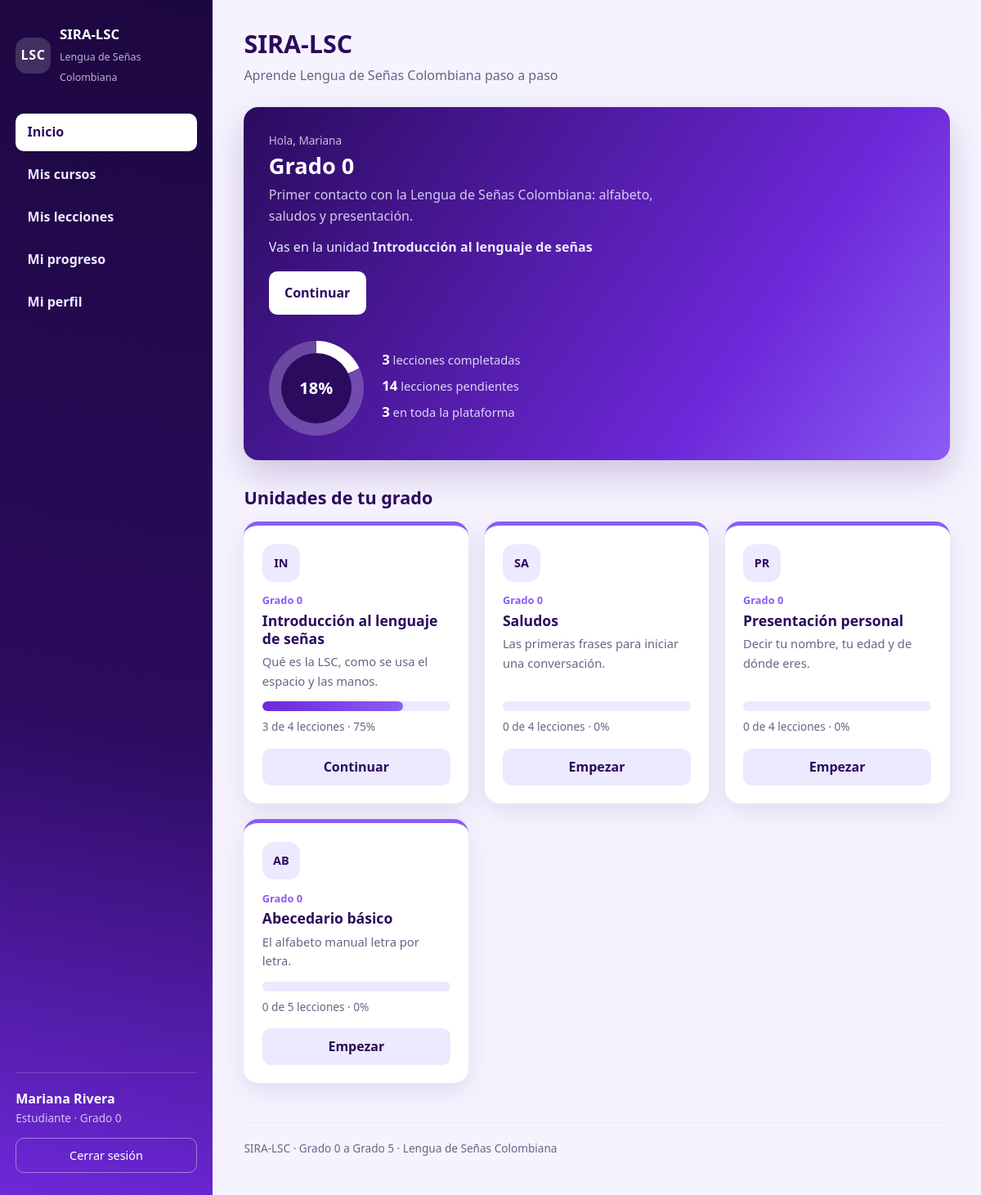
/index.php?ruta=estudiante/inicio (signed in), run on the app's committed database.
### tables this page shows
CREATE TABLE usuarios (
    id_usuario     INT AUTO_INCREMENT PRIMARY KEY,
    nombre         VARCHAR(80)  NOT NULL,
    apellido       VARCHAR(80)  NOT NULL,
    correo         VARCHAR(150) NOT NULL UNIQUE,
    usuario        VARCHAR(50)  NOT NULL UNIQUE,
    contrasena     VARCHAR(255) NOT NULL,
    rol            ENUM('estudiante','tutor','administrador') NOT NULL DEFAULT 'estudiante',
    id_grado       INT          NULL,
    activo         TINYINT(1)   NOT NULL DEFAULT 1,
    fecha_registro DATETIME     NOT NULL DEFAULT CURRENT_TIMESTAMP,
    CONSTRAINT fk_usuarios_grado
        FOREIGN KEY (id_grado) REFERENCES grados(id_grado)
        ON DELETE SET NULL ON UPDATE CASCADE
);

CREATE TABLE grados (
    id_grado    INT AUTO_INCREMENT PRIMARY KEY,
    nombre      VARCHAR(50)  NOT NULL,
    descripcion VARCHAR(255) NOT NULL,
    orden       INT          NOT NULL DEFAULT 0
);

CREATE TABLE cursos (
    id_curso    INT AUTO_INCREMENT PRIMARY KEY,
    id_grado    INT          NOT NULL,
    nombre      VARCHAR(120) NOT NULL,
    descripcion VARCHAR(255) NOT NULL,
    icono       VARCHAR(8)   NOT NULL DEFAULT 'LSC',
    orden       INT          NOT NULL DEFAULT 0,
    CONSTRAINT fk_cursos_grado
        FOREIGN KEY (id_grado) REFERENCES grados(id_grado)
        ON DELETE CASCADE ON UPDATE CASCADE
);

### config/funciones.php (called while the page is built, shortened)
<?php
function e($texto)
{
    return htmlspecialchars((string) $texto, ENT_QUOTES, 'UTF-8');
}
function url($ruta = 'inicio', $parametros = array())
{
    $destino = BASE_URL . 'index.php?ruta=' . urlencode($ruta);
    foreach ($parametros as $clave => $valor) {
        $destino .= '&' . urlencode($clave) . '=' . urlencode($valor);
    }
    return $destino;
}
function vista($archivo, $datos = array())
{
    extract($datos, EXTR_SKIP);
    require RUTA_BASE . '/views/' . $archivo . '.php';
}
function rolActual()
{
    return isset($_SESSION['rol']) ? $_SESSION['rol'] : null;
}
function panelDe($rol)
{
    switch ($rol) {
        default:              return 'estudiante/inicio';
    }
}
function nombreRol($rol)
{
    $nombres = array(
        'estudiante'    => 'Estudiante',
        'tutor'         => 'Tutor',
        'administrador' => 'Administrador',
    );
    return isset($nombres[$rol]) ? $nombres[$rol] : $rol;
}

### controllers/EstudianteController.php (called while the page is built, shortened)
<?php
class EstudianteController
{
    private $modeloUsuario;
    private $modeloProgreso;
    private $idUsuario;
    public function __construct()
    {
        $this->modeloUsuario  = new Usuario();
        $this->modeloProgreso = new Progreso();
        $this->idUsuario      = (int) $_SESSION['id_usuario'];
    }
    public function inicio()
    {
        $estudiante = $this->modeloUsuario->obtenerPorId($this->idUsuario);
        vista('estudiante/inicio', array(
            'estudiante'   => $estudiante,
            'resumenGrado' => $this->modeloProgreso->resumenGrado($this->idUsuario, $estudiante['id_grado']),
            'cursos'       => $this->modeloProgreso->resumenPorCursos($this->idUsuario, $estudiante['id_grado']),
            'cursoActual'  => $this->modeloProgreso->cursoActual($this->idUsuario, $estudiante['id_grado']),
            'totalGlobal'  => $this->modeloProgreso->totalCompletadas($this->idUsuario),
        ));
    }
}

### models/Usuario.php (called while the page is built, shortened)
<?php
class Usuario
{
    private $db;
    public function __construct()
    {
        $this->db = Database::conexion();
    }
    public function obtenerPorId($idUsuario)
    {
        $sentencia = $this->db->prepare(
            'SELECT u.id_usuario, u.nombre, u.apellido, u.correo, u.usuario, u.rol,
                    u.id_grado, u.activo, u.fecha_registro,
                    g.nombre AS grado, g.descripcion AS grado_descripcion, g.orden AS grado_orden
             FROM usuarios u
             LEFT JOIN grados g ON g.id_grado = u.id_grado
             WHERE u.id_usuario = ?'
        );
        $sentencia->execute(array((int) $idUsuario));
        $fila = $sentencia->fetch();
        return $fila ? $fila : null;
    }
}

### config/Database.php (called while the page is built, shortened)
<?php
class Database
{
    private static $pdo = null;
    public static function conexion()
    {
        if (self::$pdo === null) {
            $dsn = 'mysql:host=' . DB_HOST . ';dbname=' . DB_NOMBRE . ';charset=utf8mb4';
            try {
                self::$pdo = new PDO($dsn, DB_USUARIO, DB_CLAVE, array(
                    PDO::ATTR_ERRMODE            => PDO::ERRMODE_EXCEPTION,
                    PDO::ATTR_DEFAULT_FETCH_MODE => PDO::FETCH_ASSOC,
                    PDO::ATTR_EMULATE_PREPARES   => false,
                ));
            } catch (PDOException $e) {
                self::mostrarError($e->getMessage());
            }
        }
        return self::$pdo;
    }
}

### models/Progreso.php (called while the page is built, shortened)
<?php
class Progreso
{
    private $db;
    public function __construct()
    {
        $this->db = Database::conexion();
    }
    public function resumenPorCursos($idUsuario, $idGrado)
    {
        $sentencia = $this->db->prepare(
            'SELECT c.id_curso, c.nombre, c.descripcion, c.icono, c.orden,
                    COUNT(l.id_leccion) AS total,
                    COUNT(p.id_progreso) AS completadas
             FROM cursos c
             LEFT JOIN lecciones l ON l.id_curso = c.id_curso
             LEFT JOIN progreso p
                    ON p.id_leccion = l.id_leccion AND p.id_usuario = :id_usuario
             WHERE c.id_grado = :id_grado
             GROUP BY c.id_curso, c.nombre, c.descripcion, c.icono, c.orden
             ORDER BY c.orden ASC, c.id_curso ASC'
        );
        $sentencia->execute(array(
            ':id_usuario' => (int) $idUsuario,
            ':id_grado'   => (int) $idGrado,
        ));
        $cursos = $sentencia->fetchAll();
        foreach ($cursos as $indice => $curso) {
            $cursos[$indice] = array_merge($curso, $this->conPorcentaje($curso));
        }
        return $cursos;
    }
    public function cursoActual($idUsuario, $idGrado)
    {
        $cursos = $this->resumenPorCursos($idUsuario, $idGrado);
        foreach ($cursos as $curso) {
            if ($curso['porcentaje'] < 100) {
                return $curso;
            }
        }
        return count($cursos) ? $cursos[count($cursos) - 1] : null;
    }
    private function conPorcentaje($fila)
    {
        $total       = isset($fila['total']) ? (int) $fila['total'] : 0;
        $completadas = isset($fila['completadas']) ? (int) $fila['completadas'] : 0;
        return array(
            'total'       => $total,
            'completadas' => $completadas,
            'pendientes'  => max(0, $total - $completadas),
            'porcentaje'  => $total > 0 ? (int) round(($completadas / $total) * 100) : 0,
        );
    }
}

### views/estudiante/inicio.php (the view, shortened to what this page needs)
<?php
$activo = 'inicio';
require RUTA_BASE . '/views/layouts/header.php';
?>
<header class="titular">
    <h1>SIRA-LSC</h1>
    <p>Aprende Lengua de Señas Colombiana paso a paso</p>
</header>
<section class="panel-estudiante">
    <div class="panel-datos">
        <p class="etiqueta-suave">Hola, <?php echo e($estudiante['nombre']); ?></p>
        <h2><?php echo e($estudiante['grado']); ?></h2>
        <p class="texto-apoyo"><?php echo e($estudiante['grado_descripcion']); ?></p>
        <?php if ($cursoActual): ?>
            <p class="dato-curso">Vas en la unidad <strong><?php echo e($cursoActual['nombre']); ?></strong></p>
            <a class="boton boton-claro" href="<?php echo url('estudiante/curso', array('id' => $cursoActual['id_curso'])); ?>">Continuar</a>
        <?php else: ?>
            <p class="dato-curso">Este grado todavía no tiene unidades cargadas.</p>
        <?php endif; ?>
    </div>
    <div class="panel-cifras">
        <div class="anillo" style="--avance: <?php echo (int) $resumenGrado['porcentaje']; ?>%;">
            <span><?php echo (int) $resumenGrado['porcentaje']; ?>%</span>
        </div>
        <ul class="cifras">
            <li><strong><?php echo (int) $resumenGrado['completadas']; ?></strong> lecciones completadas</li>
            <li><strong><?php echo (int) $resumenGrado['pendientes']; ?></strong> lecciones pendientes</li>
            <li><strong><?php echo (int) $totalGlobal; ?></strong> en toda la plataforma</li>
        </ul>
    </div>
</section>
<h2 class="titulo-seccion">Unidades de tu grado</h2>
<?php if (count($cursos) === 0): ?>
    <p class="vacio">Aún no hay unidades creadas para este grado. Puedes agregarlas en la tabla <strong>cursos</strong>.</p>
<?php else: ?>
<div class="rejilla">
    <?php foreach ($cursos as $curso): ?>
    <article class="tarjeta-curso">
        <p class="sigla"><?php echo e($curso['icono']); ?></p>
        <p class="etiqueta-grado"><?php echo e($estudiante['grado']); ?></p>
        <h3><?php echo e($curso['nombre']); ?></h3>
        <p class="texto-apoyo"><?php echo e($curso['descripcion']); ?></p>
        <div class="barra" role="img" aria-label="Progreso <?php echo (int) $curso['porcentaje']; ?> por ciento">
            <span style="width: <?php echo (int) $curso['porcentaje']; ?>%;"></span>
        </div>
        <p class="detalle-barra">
            <?php echo (int) $curso['completadas']; ?> de <?php echo (int) $curso['total']; ?> lecciones ·
            <?php echo (int) $curso['porcentaje']; ?>%
        </p>
        <a class="enlace-curso" href="<?php echo url('estudiante/curso', array('id' => $curso['id_curso'])); ?>">
            <?php echo $curso['porcentaje'] > 0 ? 'Continuar' : 'Empezar'; ?>
        </a>
    </article>
    <?php endforeach; ?>
</div>
<?php endif; ?>
<?php require RUTA_BASE . '/views/layouts/footer.php'; ?>

### index.php (shortened to what this page needs)
<?php
require_once RUTA_BASE . '/config/Database.php';
require_once RUTA_BASE . '/config/funciones.php';
$ruta = isset($_GET['ruta']) ? trim($_GET['ruta'], '/') : '';
switch ($ruta) {
    case 'estudiante/inicio':
        $controlador = new EstudianteController();
        $controlador->inicio();
        break;
}

### views/layouts/header.php (shortened to what this page needs)
<?php
$activo  = isset($activo) ? $activo : '';
$sinMenu = isset($sinMenu) ? $sinMenu : false;
$rol     = rolActual();
$conectado = null;
$prioridad = array('estudiante', 'tutor', 'admin');
foreach ($prioridad as $posible) {
    if (isset($$posible) && is_array($$posible) && isset($$posible['nombre'])) {
        $conectado = $$posible;
        break;
    }
}
$menus = array(
    'estudiante' => array(
        'Inicio'       => array('estudiante/inicio',    'inicio'),
        'Mis cursos'   => array('estudiante/cursos',    'cursos'),
        'Mis lecciones'=> array('estudiante/lecciones', 'lecciones'),
        'Mi progreso'  => array('estudiante/progreso',  'progreso'),
        'Mi perfil'    => array('estudiante/perfil',    'perfil'),
    ),
    'tutor' => array(
        'Inicio'           => array('tutor/inicio',      'inicio'),
        'Mis estudiantes'  => array('tutor/estudiantes', 'estudiantes'),
        'Mi perfil'        => array('tutor/perfil',      'perfil'),
    ),
    'administrador' => array(
        'Tablero'   => array('admin/inicio',    'inicio'),
        'Usuarios'  => array('admin/usuarios',  'usuarios'),
        'Grados'    => array('admin/grados',    'grados'),
        'Lecciones' => array('admin/lecciones', 'lecciones'),
        'Progreso'  => array('admin/progreso',  'progreso'),
        'Reportes'   => array('admin/reportes',  'reportes'),
    ),
);
$menu = isset($menus[$rol]) ? $menus[$rol] : array();
?>
<!DOCTYPE html>
<html lang="es">
<head>
    <link rel="stylesheet" href="<?php echo BASE_URL; ?>css/estilos.css">
</head>
<body class="<?php echo $sinMenu ? 'cuerpo-acceso' : 'cuerpo-panel'; ?>">
<?php if ($sinMenu): ?>
<main class="acceso">
<?php else: ?>
<div class="aplicacion">
    <nav class="menu-lateral">
        <a class="marca" href="<?php echo url(panelDe($rol)); ?>">
            <span class="marca-sigla">LSC</span>
            <span class="marca-texto">
                <strong>SIRA-LSC</strong>
                <small>Lengua de Señas Colombiana</small>
            </span>
        </a>
        <ul class="menu">
            <?php foreach ($menu as $etiqueta => $destino): ?>
                <li>
                    <a href="<?php echo url($destino[0]); ?>"
                       class="<?php echo $activo === $destino[1] ? 'activo' : ''; ?>">
                        <?php echo e($etiqueta); ?>
                    </a>
                </li>
            <?php endforeach; ?>
        </ul>
        <div class="menu-pie">
            <?php if ($conectado): ?>
                <p class="menu-nombre"><?php echo e($conectado['nombre'] . ' ' . $conectado['apellido']); ?></p>
                <p class="menu-grado">
                    <?php
                    echo e(nombreRol($rol));
                    if ($rol === 'estudiante' && !empty($conectado['grado'])) {
                        echo ' · ' . e($conectado['grado']);
                    }
                    ?>
                </p>
            <?php endif; ?>
            <a class="boton-salir" href="<?php echo url('salir'); ?>">Cerrar sesión</a>
        </div>
    </nav>
    <main class="contenido">
<?php endif; ?>

### views/layouts/footer.php
<?php $sinMenu = isset($sinMenu) ? $sinMenu : false; ?>
<?php if ($sinMenu): ?>
    <footer class="pie-acceso">
        <p>SIRA-LSC · Aprende Lengua de Señas Colombiana paso a paso</p>
    </footer>
</main>
<?php else: ?>
        <footer class="pie">
            <p>SIRA-LSC · Grado 0 a Grado 5 · Lengua de Señas Colombiana</p>
        </footer>
    </main>
</div>
<?php endif; ?>
</body>
</html>

### data on the page
usuarios: nombre+apellido "Mariana Rivera", id_grado.nombre "Grado 0", nombre "Mariana", id_grado.descripcion "Primer contacto con la Lengua de Señas Colombiana: alfabeto, saludos y presentación."
cursos: nombre "Introducción al lenguaje de señas", icono "IN", id_grado.nombre "Grado 0", descripcion "Qué es la LSC, como se usa el espacio y las manos.", completadas "3", total "4", porcentaje "75", shows "Continuar"
cursos: icono "SA", id_grado.nombre "Grado 0", nombre "Saludos", descripcion "Las primeras frases para iniciar una conversación.", completadas "0", total "4", porcentaje "0", shows "Empezar"
cursos: icono "PR", id_grado.nombre "Grado 0", nombre "Presentación personal", descripcion "Decir tu nombre, tu edad y de dónde eres.", completadas "0", total "4", porcentaje "0", shows "Empezar"
cursos: icono "AB", id_grado.nombre "Grado 0", nombre "Abecedario básico", descripcion "El alfabeto manual letra por letra.", completadas "0", total "5", porcentaje "0", shows "Empezar"

### other printed values
$etiqueta "Inicio"
$etiqueta "Mis cursos"
$etiqueta "Mis lecciones"
$etiqueta "Mi progreso"
$etiqueta "Mi perfil"
nombreRol($rol) "Estudiante"
$resumenGrado['porcentaje'] "18"
$resumenGrado['completadas'] "3"
$resumenGrado['pendientes'] "14"
$totalGlobal "3"
